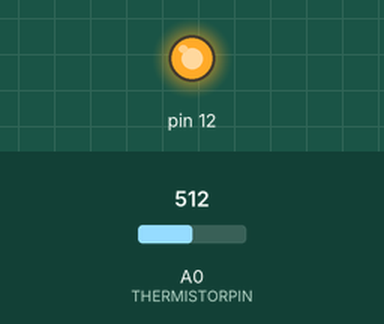
This sketch was run on a simulated Arduino Uno, built with avr-gcc and run on an emulated ATmega328P. Parts: output pins drawn as LEDs (lit = HIGH). Inputs (shaded band) come from the test bench; at power-on: A0 (THERMISTORPIN) = 512. What the sketch prints to the serial monitor is not drawn.

Above: at 0.3 s.
Timing chart, 0 to 1.8 s (numbered marks = the images above):
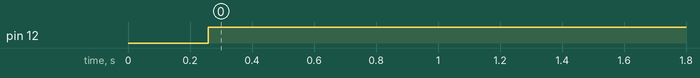

The sketch:

Temp_reader.ino
```cpp
// (licence header left out)
// Thermistor Example #3 from the Adafruit Learning System guide on Thermistors
// https://learn.adafruit.com/thermistor/overview by Limor Fried, Adafruit Industries
// MIT License - please keep attribution and consider buying parts from Adafruit

// which analog pin to connect
#define THERMISTORPIN A0
// resistance at 25 degrees C
#define THERMISTORNOMINAL 100000
// temp. for nominal resistance (almost always 25 C)
#define TEMPERATURENOMINAL 25
// how many samples to take and average, more takes longer
// but is more 'smooth'
#define NUMSAMPLES 50
// The beta coefficient of the thermistor (usually 3000-4000)
#define BCOEFFICIENT 4092
// the value of the 'other' resistor
#define SERIESRESISTOR 100000

//display stuff
//#include "SevSeg.h"
//SevSeg sevseg;

bool overheated = false;
bool TuningMode = true;
int fuck =0;
bool toTemp = false;
bool pinState = true;
int runawayCount = 0;
double p, I, d;
double PID = 0;

double Kp = 6;
double Kd = 0.1;
double Ki = 0.1;

int target = 215;
double PrevTemp = 20;
//double List(PrevTemp) = new ArrayList();
double PrevVal;

int samples[NUMSAMPLES];

void setup(void) {
  Serial.begin(9600);
  analogReference(EXTERNAL);
  pinMode (12, OUTPUT);

}

void loop(void) {
  uint8_t i;
  float average;

  // take N samples in a row, with a slight delay
  for (i=0; i< NUMSAMPLES; i++) {
   samples[i] = analogRead(THERMISTORPIN);
   delay(5);
  }

  // average all the samples out
  average = 0;
  for (i=0; i< NUMSAMPLES; i++) {
     average += samples[i];
  }
  average /= NUMSAMPLES;

  //Serial.print("Average analog reading ");
  //Serial.println(average);

  // convert the value to resistance
  average = 1023 / average - 1;
  average = SERIESRESISTOR / average;
  //Serial.print("Thermistor resistance ");
  //Serial.println(average);

  float read;
  read = average / THERMISTORNOMINAL;     // (R/Ro)
  read = log(read);                  // ln(R/Ro)
  read /= BCOEFFICIENT;                   // 1/B * ln(R/Ro)
  read += 1.0 / (TEMPERATURENOMINAL + 273.15); // + (1/To)
  read = 1.0 / read;                 // Invert
  read -= 273.15;                         // convert absolute temp to C

 // Serial.print("Temperature ");
if( (TuningMode)){//wait for data available while in tuning mode to Adjust K values
  if(Serial.available() > 0){
    String input = Serial.readString();  //read until timeout
  //input.trim();     // remove any \r \n whitespace at the end of the String
    if (input.substring(0,1).equalsIgnoreCase("d")) {
      Kd = input.substring(2, input.length()).toFloat();
    }

    if (input.substring(0,1).equalsIgnoreCase("p")) {
      Kp = input.substring(2, input.length()).toFloat();
    }

    if (input.substring(0,1).equalsIgnoreCase("i")) {
      Ki = input.substring(2, input.length()).toFloat();
    }

  }

  //Serial.print("Kd = ");
 // Serial.print(",");
  Serial.print(Kd);
  Serial.print(",");
 // Serial.print("Ki = ");
  //Serial.print(",");
  Serial.print(Ki);
  Serial.print(",");
  //Serial.print("Kp = ");
  //Serial.print(",");
  Serial.print(Kp);
  Serial.print(",");


}

fuck +=1;

  Serial.print(read);
  Serial.print(",");
  Serial.print(PID);
  Serial.print(",");
  Serial.print(target);
  Serial.print(",");
  Serial.println(p);
 /* Serial.print("runawayCount: ");
  Serial.println(runawayCount);
  Serial.print("relay on: ");
  Serial.println(pinState);
  Serial.println(toTemp);*/
 // Serial.println(" *C");

//difference between target and actua temp
p = target - read;

// take the integral of read (i+=p) while also clipping it to eliminate integral windup
if((PID > 255) && (I+p < 0)){
  I += p;
}
else if((PID < 0) && (I+p > 0)){
  I += p;
}
else if((PID >= 0) && (PID <= 255)){
  I += p;
}


//determine derivative of read by using the previous temp values for and AROC
/*
PrevTemp.add(read);
del PrevTemp[0];
*/

d = (read - PrevVal);
PrevVal = read;

PID = (Kp * p)+(Kd * d)+(Ki * I);
//digitalWrite (12, HIGH);
if (!overheated){
  if (PID >= 255){
    analogWrite (12, 255);
    //Serial.println("high");
  }
  else if (PID < 0){
    analogWrite (12, 0);
    //Serial.println("low");
  }
  else{
    analogWrite (12, int(PID));
    //Serial.println("pwm");
  }
}

if(read>250){
  analogWrite(12, 0);
  overheated = true;
  Serial.println("Your bitchass just got thermal runaway'd lmao");
}
if((PID >= 255) && (d < -10) && (p > 0)){
  runawayCount += 1;
}
else{runawayCount = 0;}
if (runawayCount > 20){
  analogWrite (12, 0);
  overheated = true;
  Serial.println("runawayCount expired motherfucker");
}

  delay(20);
}
```

Measured:
- by itself, pin 12: LOW → HIGH at 0.26 s
